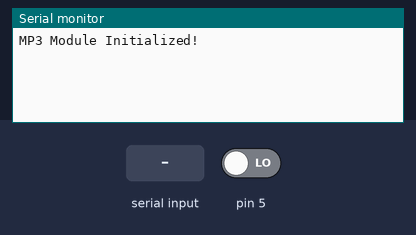
A sketch run on a simulated Arduino Uno, built with avr-gcc and run on an emulated ATmega328P. Parts: the last lines printed to the serial monitor. The inputs (shaded band) are chosen by the test bench; at power-on: pin 5 LOW. The audio player accepts every command and is not drawn.

Above: at 2.5 s.
2.6 s: "a\n" received over the second serial link
At 2.91 s:
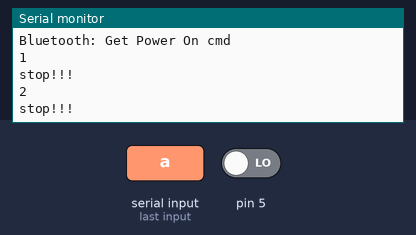
4.2 s: "b\n" received over the second serial link
At 5.4 s:
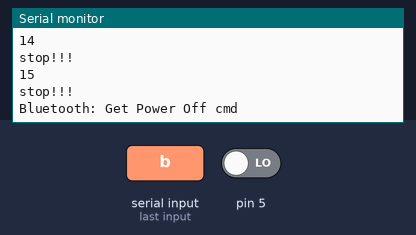
5.7 s: "1\n" received over the second serial link
At 6.7 s:
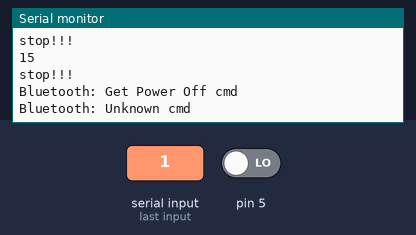
7.2 s: "a\n" received over the second serial link
At 8.2 s:
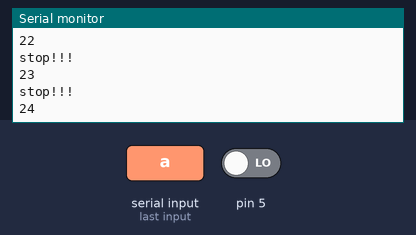
Timing chart, 0 to 10.2 s (numbered marks = the images above; inputs shaded):
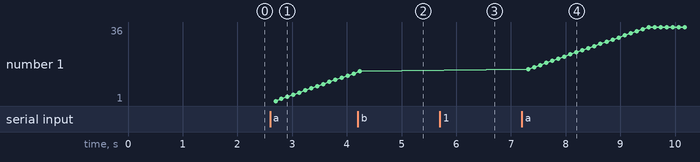

The sketch:

project2.ino
```cpp
#include "DFRobotDFPlayerMini.h"
#include <SoftwareSerial.h>
#include <Adafruit_NeoPixel.h>
#include <MsTimer2.h>


#define PIN        6
#define NUMPIXELS 24
Adafruit_NeoPixel pixels(NUMPIXELS, PIN, NEO_GRB + NEO_KHZ800);
#define DELAYVAL 20 // Time (in milliseconds) to pause between pixels


DFRobotDFPlayerMini player;
SoftwareSerial playerSerial(11, 10);
SoftwareSerial bluetoothSerial(3, 2);


int gPlayVolume = 20;
bool gIsStarted = false;
byte gPrevData = '\n';

int MAGNATIC_DETECT_COUNT = 0;
int RIGHT_PWR = 1;
int RIGHT_DIR = 1;

void playLighting()
{
  for(int i=0; i<NUMPIXELS; i++)
  {
    pixels.setPixelColor(i, pixels.Color(RIGHT_PWR, RIGHT_PWR, RIGHT_PWR));
    pixels.show();
  }

  RIGHT_PWR += RIGHT_DIR;
  if(RIGHT_PWR > 30 || RIGHT_PWR <= 0)
  {
    RIGHT_DIR = RIGHT_DIR*-1;
  }
  Serial.print("Light PWR:");
  Serial.println(RIGHT_PWR);
}

void stopLighting()
{
  for(int i=0; i<NUMPIXELS; i++)
  {
    pixels.setPixelColor(i, pixels.Color(0, 0, 0));
    pixels.show();
  }
  RIGHT_PWR = 1;
  RIGHT_DIR = 1;
}

void initSound()
{
  playerSerial.begin(9600);
  delay(200);
  player.begin(playerSerial, false); //Use softwareSerial to communicate with mp3.
  player.volume(0);  //Set volume value. From 0 to 30
  player.play(1);  //Play the first mp3
  player.enableLoop();
  Serial.println("MP3 Module Initialized!");
}

void playSound()
{
  player.volume(gPlayVolume);
}

void stopSound()
{
  player.volume(0);
}

void bluetoothInterruptFunction()
{
  byte data;
  if (bluetoothSerial.available())
  {
    data = bluetoothSerial.read();

    if(data != '\n')
    {
      gPrevData = data;
      return;
    }

    // Set Volume
    if(gPrevData >= 0x50 && gPrevData <=0x59)
    {
      gPlayVolume = (gPrevData - 0x50) * 3; // 0 ~ 9
      Serial.print("Bluetooth: Get Volume cmd ");
      Serial.println(gPlayVolume);
    }
    // Set Power: ON
    else if(gPrevData == 'a') // 0x61
    {
      gIsStarted = true;
      Serial.println("Bluetooth: Get Power On cmd");
    }
    // Set Power: OFF
    else if(gPrevData == 'b') // // 0x62
    {
      gIsStarted = false;
      Serial.println("Bluetooth: Get Power Off cmd");
    }
    else
    {
      Serial.println("Bluetooth: Unknown cmd");
    }
  }
}


void setup() {
  Serial.begin(9600);
  // pixels.begin();
  delay(200);
  initSound();
  delay(200);
  bluetoothSerial.begin(9600); // 블루투스 시리얼
  delay(200);

  pinMode(5, INPUT); // 자석센서
  MsTimer2::set(50, bluetoothInterruptFunction);
  MsTimer2::start();
}

void loop() {
  if(gIsStarted)
  {
    int mag = digitalRead(5);
    if(!mag)
    {
      if(MAGNATIC_DETECT_COUNT <= 35)
      {
        MAGNATIC_DETECT_COUNT += 1;
      }
    }
    else
    {
      if(MAGNATIC_DETECT_COUNT > 0)
      {
        MAGNATIC_DETECT_COUNT -= 1;
      }
    }
    Serial.println(MAGNATIC_DETECT_COUNT);
    if(MAGNATIC_DETECT_COUNT >= 30)
    {
      Serial.println("play!!!");
      playSound();
      // playLighting();
    }
    else
    {
      Serial.println("stop!!!");
      stopSound();
      // stopLighting();
    }
    delay(100);
  }
  else
  {
    stopSound();
    delay(100);
  }
}
```

Measured:
- after the input at 2.6 s, the serial monitor: prints a new line after 0.07 s (image 1)
- after the input at 4.2 s, the serial monitor: prints a new line after 0.07 s (image 2)
- after the input at 5.7 s, the serial monitor: prints a new line after 0.07 s (image 3)
- after the input at 7.2 s, the serial monitor: prints a new line after 0.07 s (image 4)
- plotted number 1: 15 → 36 after the input at 7.2 s
